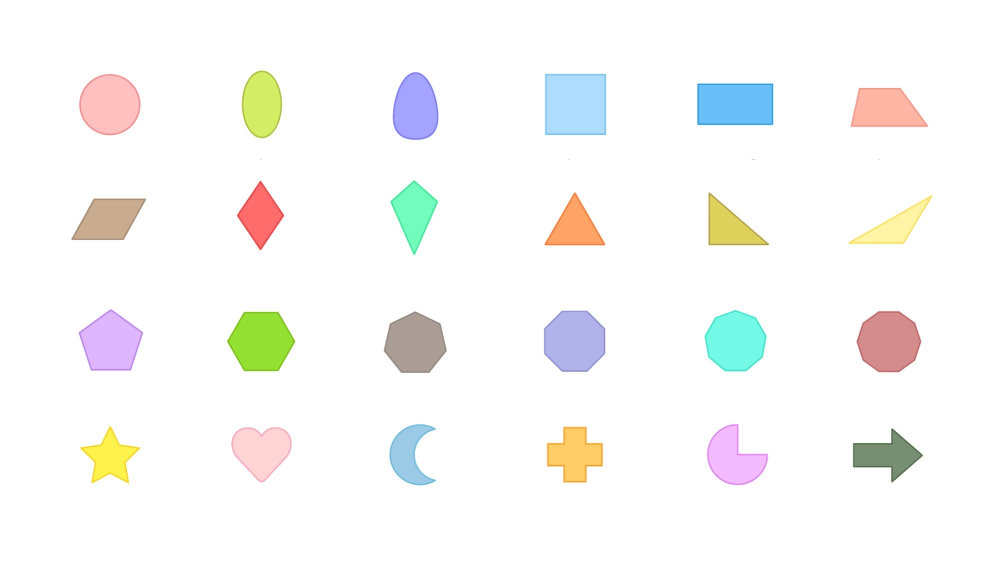
#> input picture resources/shapes.jpg, 2005 x 1130 px (shown at 1/2 size)
$ python chapter8.py
#> lines starting #> are read from the running program, lines starting #| are printed output that depends on the picture; after the words box and inside, x2 and y2 are one past the last pixel; in counts of white or black regions, pixels touching at a corner belong together
import cv2
import numpy as np

def getContours(img):
    contours, hierarchy = cv2.findContours(img, cv2.RETR_EXTERNAL, cv2.CHAIN_APPROX_NONE)
    for cnt in contours:
        area = cv2.contourArea(cnt)
        if area > 500:
            cv2.drawContours(imgContour, cnt, -1, (255, 0, 0), 3)
            peri = cv2.arcLength(cnt, True)
            approx = cv2.approxPolyDP(cnt, 0.02*peri, True)
            objCor = len(approx)
            x, y, w, h = cv2.boundingRect(approx)

            if objCor == 3: objectType = "Tri"
            elif objCor == 4:
                aspRatio = w/float(h)
                if aspRatio > 0.95 and aspRatio < 1.05:
                    objectType = "Square"
                else: objectType = "Rectangle"
            else: objectType = "Else"


            cv2.rectangle(imgContour, (x, y), (x+w, y+h), (0, 255, 0), 2)
            cv2.putText(imgContour, objectType,
                        (x+w//2-10, y+h//2-10), cv2.FONT_HERSHEY_COMPLEX, 0.5, (0, 0, 0), 2)


path = "resources/shapes.jpg"
img = cv2.imread(path)
#> img is the input picture: shape (1130, 2005, 3); mean B, G, R 246.7, 248.4, 248.6
img = cv2.resize(img, (669, 377))
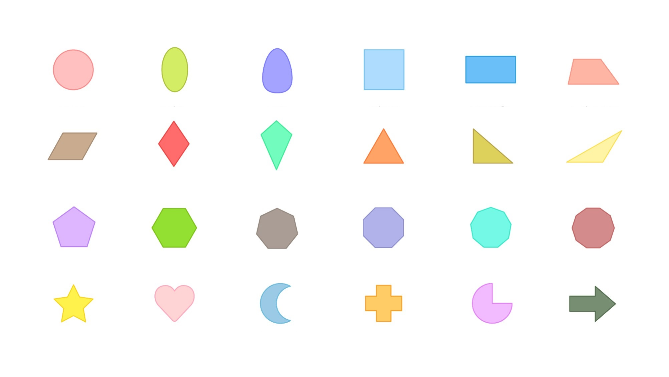
#> img: shape (377, 669, 3); mean B, G, R 246.7, 248.4, 248.6
imgContour = img.copy()
imgGray = cv2.cvtColor(img, cv2.COLOR_BGR2GRAY)
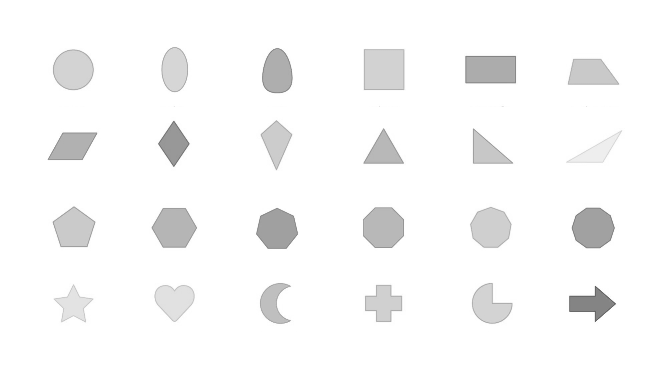
#> imgGray: shape (377, 669); min 96, max 255, mean 248.2
imgBlur = cv2.GaussianBlur(imgGray, (7, 7), 1)
imgCanny = cv2.Canny(imgBlur, 50, 50)
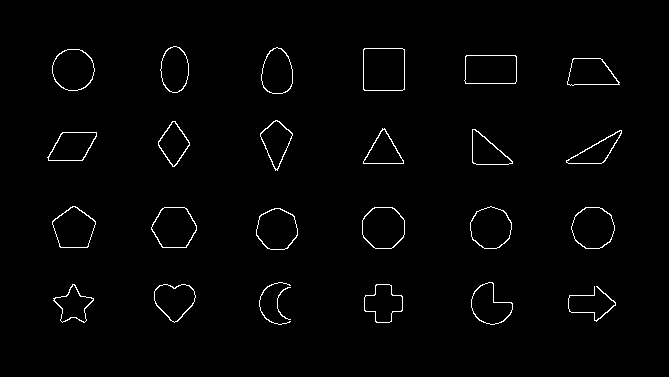
#> imgCanny: shape (377, 669); 1.5% white in thin lines or dots, all inside (x1, y1, x2, y2) = (47, 46, 622, 325)

getContours(imgCanny)
#> in getContours, `contours, hierarchy = cv2.findContours(img, cv2.RETR_EXTERNAL, cv2.CHA..`: contours = 25 contours, 2 with area under 20; largest, box (x1, y1, x2, y2) and area: (363, 48, 405, 91) 1718, (362, 207, 405, 249) 1440, (464, 55, 517, 84) 1426, (151, 207, 197, 248) 1406, (571, 207, 615, 249) 1397
#> the loop in getContours, `for cnt in contours:` made 25 passes
#> (area, peri, approx, objCor, x, y, w, h) on passes 18, 19, 20, 21, 23: (799.5, 118.6, [[172, 121], [158, 145], [174, 166], [189, 142]], 4, 158, 121, 32, 46), (886, 132, [[275, 120], [260, 136], [277, 170], [292, 133]], 4, 260, 120, 33, 51), (1063, 144.4, [[572, 59], [567, 84], [619, 84], [602, 59]], 4, 567, 59, 53, 26), (1426.5, 157.1, [[465, 56], [465, 83], [515, 83], [515, 55]], 4, 465, 55, 51, 29), (1718, 163.7, [[364, 48], [363, 89], [404, 89], [404, 49]], 4, 363, 48, 42, 42)
#> (area, peri, approx, objCor, x, y, w, h) on passes 15 to 17: (736, 146.7, [[621, 130], [566, 162], [603, 162]], 3, 566, 130, 56, 33), (809.5, 129.5, [[472, 129], [473, 163], [512, 163]], 3, 472, 129, 41, 35), (774, 128.6, [[382, 128], [363, 163], [403, 163]], 3, 363, 128, 41, 36)
#> after the loop in getContours, `for cnt in contours:`:
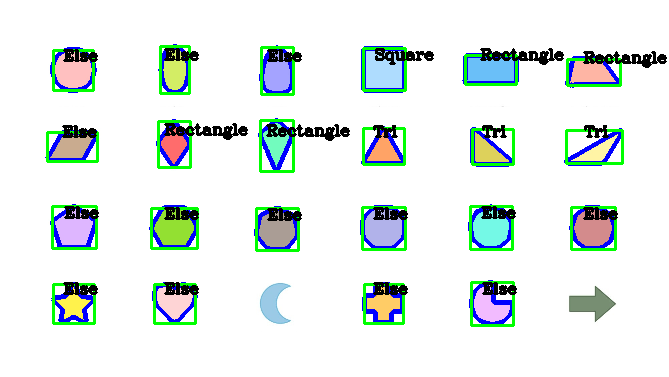
#> imgContour: shape (377, 669, 3); 9.85% of pixels changed, all inside (x1, y1, x2, y2) = (45, 44, 667, 327)

cv2.imshow("Original", img)
cv2.imshow("Gray", imgGray)
cv2.imshow("Blur", imgBlur)
cv2.imshow("Canny", imgCanny)
cv2.imshow("Contours", imgContour)

cv2.waitKey(0)
